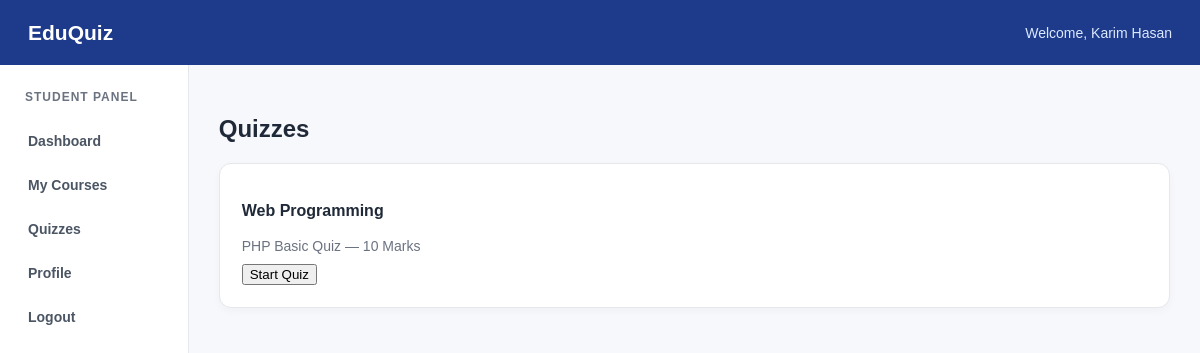
The app's page /Student/View/Quizzes.php (signed in) with its own data.
### tables this page shows
CREATE TABLE `quizzes` (
  `QuizID` int(11) NOT NULL AUTO_INCREMENT,
  `Title` varchar(255) NOT NULL,
  `CourseID` int(11) NOT NULL,
  `TotalMarks` int(11) NOT NULL DEFAULT 10,
  PRIMARY KEY (`QuizID`)
);

### Student/Control/SubmitQuiz.php (called while the page is built, shortened)
<?php
include "../model/DatabaseConnection.php";
$step="list";
$connection=new DatabaseConnection();
$conobj=$connection->OpenCon();
$myCourses = $connection->GetMyCourses($conobj,$_SESSION["Email"]);
if($step=="list")
{
    $quizList = [];
    $myCourses->data_seek(0);
    while($c = $myCourses->fetch_assoc())
    {
        $qz = $connection->GetQuizzesForCourse($conobj,$c["CourseID"]);
        while($row = $qz->fetch_assoc())
        {
            $row["CourseName"]=$c["CourseName"];
            $quizList[] = $row;
        }
    }
}
?>

### Student/model/DatabaseConnection.php (called while the page is built, shortened)
<?php
class DatabaseConnection{
function GetMyCourses($conn,$StudentEmail)
{
    $result = $conn->query("SELECT courses.* FROM enrollments INNER JOIN courses ON enrollments.CourseID=courses.CourseID WHERE enrollments.StudentEmail='$StudentEmail'");
    return $result;
}
function GetQuizzesForCourse($conn,$CourseID)
{
    $result = $conn->query("SELECT * FROM quizzes WHERE CourseID=$CourseID");
    return $result;
}
}
?>

### Student/View/Quizzes.php (the view, shortened to what this page needs)
<?php include "../Control/SubmitQuiz.php"; ?>
<!DOCTYPE html>
<html lang="en">
<head>
<link rel="stylesheet" href="../css/style.css">
</head>
<body class="dashboard-page">
<div class="dashboard-header">
    <h2>EduQuiz</h2>
    <p>Welcome, <?php echo htmlspecialchars($_SESSION["Name"]); ?></p>
</div>
<div class="dashboard-container">
    <div class="dashboard-menu">
        <h3>Student Panel</h3>
        <a href="Dashboard.php">Dashboard</a>
        <a href="Courses.php">My Courses</a>
        <a href="Quizzes.php">Quizzes</a>
        <a href="Profile.php">Profile</a>
        <a href="../Control/logout.php">Logout</a>
    </div>
    <div class="dashboard-content">
        <h2>Quizzes</h2>
        <?php if($step=="list"): ?>
            <?php foreach($quizList as $qz): ?>
            <div class="course-card">
                <h3><?php echo htmlspecialchars($qz["CourseName"]); ?></h3>
                <p><?php echo htmlspecialchars($qz["Title"]); ?> &mdash; <?php echo $qz["TotalMarks"]; ?> Marks</p>
                <form method="post">
                    <button type="submit" name="start">Start Quiz</button>
                </form>
            </div>
            <?php endforeach; ?>
        <?php endif; ?>
    </div>
</div>
</body>
</html>

### Student/css/style.css (style rules this page uses)
* { box-sizing: border-box; }
body { margin: 0; font-family: Arial, sans-serif; background: #f6f8fc; color: #1f2937; }
.dashboard-page { min-height: 100vh; background: #f6f8fc; }
.dashboard-header { height: 65px; padding: 0 28px; display: flex; align-items: center; justify-content: space-between; background: #1e3a8a; color: white; }
.dashboard-header h2 { margin: 0; font-size: 21px; }
.dashboard-header p { margin: 0; font-size: 14px; color: #dbeafe; }
.dashboard-container { display: flex; }
.dashboard-menu { width: 220px; min-height: calc(100vh - 65px); padding: 25px 15px; background: white; border-right: 1px solid #e5e7eb; }
.dashboard-menu h3 { margin: 0 10px 18px; color: #6b7280; font-size: 12px; text-transform: uppercase; letter-spacing: 1px; }
.dashboard-menu a { display: block; padding: 11px 13px; margin-bottom: 6px; border-radius: 7px; color: #4b5563; text-decoration: none; font-size: 14px; font-weight: 600; }
.dashboard-content { width: 100%; padding: 30px; }
.course-card { margin-bottom: 18px; padding: 22px; background: white; border: 1px solid #e5e7eb; border-radius: 12px; box-shadow: 0 3px 10px rgba(0, 0, 0, 0.03); }
.course-card h3 { color: #1f2937; font-size: 16px; }
.course-card p { margin: 7px 0; color: #6b7280; font-size: 14px; line-height: 1.5; }

### records on screen
quizzes: CourseName "Web Programming", Title "PHP Basic Quiz", TotalMarks "10"

### other values on screen
$_SESSION["Name"] "Karim Hasan"
